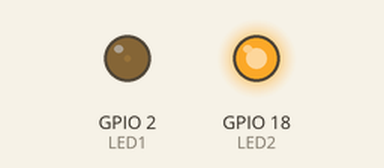
Simulated run of this sketch. Board: ESP32. Shown: output pins drawn as LEDs (lit = HIGH).

Above: at 0.15 s.
At 7.65 s:
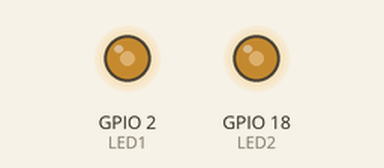
At 20.56 s:
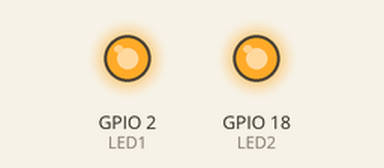
At 39.78 s:
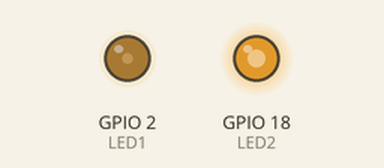
Timing chart, 0 to 40.0 s (numbered marks = the images above):
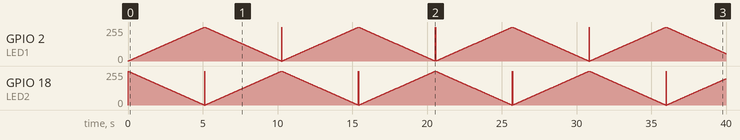

The sketch:

ex06.ino
```cpp
#define LED1 2
#define LED2 18
int fre = 200;
int re = 8;
int dutycycle = 0;
void setup() {
  Serial.begin(115200);
  ledcAttach(LED1,fre,re);
  ledcAttach(LED2,fre,re);
}

void loop() {
  for(;dutycycle<=255;dutycycle++)
  {
    ledcWrite(LED1,dutycycle);
    ledcWrite(LED2,255-dutycycle);
    delay(20);
  }
  for(;dutycycle>=0;dutycycle--)
  {
    ledcWrite(LED1,dutycycle);
    ledcWrite(LED2,255-dutycycle);
    delay(20);
  }
}
```
